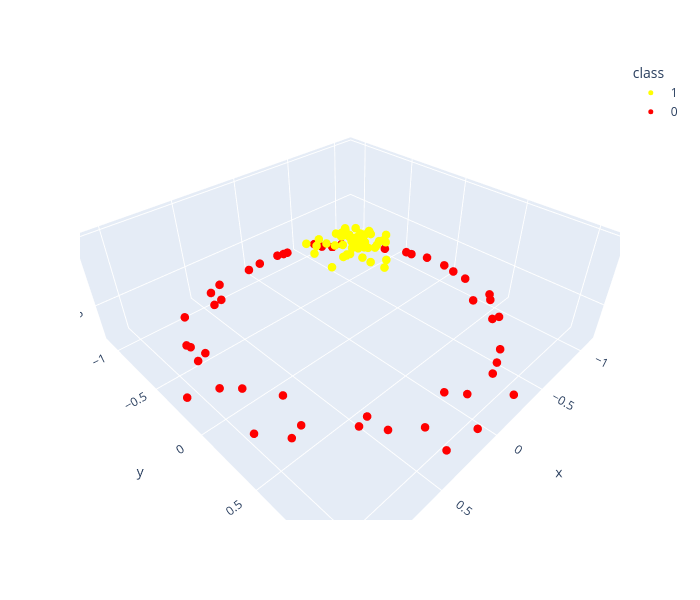

The notebook cell this image was saved under:
### Markdown cell above
Мы можем визуализировать это дополнительное измерение данных с помощью трёхмерного графика — если вы запускаете этот ноутбук интерактивно, вы сможете вращать график с помощью ползунков:

### Code cell
import plotly.express as px

fig = px.scatter_3d(
    x=X[:, 0], y=X[:, 1], z=r,
    color=y.astype(str),
    color_discrete_sequence=["yellow", "red"],
    labels={"x": "x", "y": "y", "z": "r", "color": "class"},
)
fig.update_traces(marker=dict(size=5))
fig.update_layout(width=700, height=600)
fig.show()
